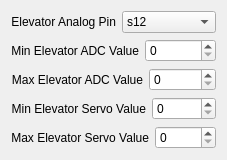
             <widget class="QWidget" name="scrollAreaWidgetContents_10">
              <property name="geometry">
               <rect>
                <x>0</x>
                <y>0</y>
                <width>204</width>
                <height>152</height>
               </rect>
              </property>
              <layout class="QGridLayout" name="gridLayout_17">
               <item row="0" column="0">
                <layout class="QHBoxLayout" name="horizontalLayout_46">
                 <item>
                  <widget class="QLabel" name="label_46">
                   <property name="text">
                    <string>Elevator Analog Pin</string>
                   </property>
                   <property name="alignment">
                    <set>Qt::AlignRight|Qt::AlignTrailing|Qt::AlignVCenter</set>
                   </property>
                  </widget>
                 </item>
                 <item>
                  <widget class="QComboBox" name="ElevatorAnalogPin">
                   <property name="currentIndex">
                    <number>3</number>
                   </property>
                   <item>
                    <property name="text">
                     <string>s1</string>
                    </property>
                   </item>
                   <item>
                    <property name="text">
                     <string>s10</string>
                    </property>
                   </item>
                   <item>
                    <property name="text">
                     <string>s11</string>
                    </property>
                   </item>
                   <item>
                    <property name="text">
                     <string>s12</string>
                    </property>
                   </item>
                   <item>
                    <property name="text">
                     <string>s13</string>
                    </property>
                   </item>
                   <item>
                    <property name="text">
                     <string>s14</string>
                    </property>
                   </item>
                   <item>
                    <property name="text">
                     <string>s15</string>
                    </property>
                   </item>
                  </widget>
                 </item>
                </layout>
               </item>
               <item row="2" column="0">
                <layout class="QHBoxLayout" name="horizontalLayout_48">
                 <item>
                  <widget class="QLabel" name="label_48">
                   <property name="text">
                    <string>Max Elevator ADC Value</string>
                   </property>
                   <property name="alignment">
                    <set>Qt::AlignRight|Qt::AlignTrailing|Qt::AlignVCenter</set>
                   </property>
                  </widget>
                 </item>
                 <item>
                  <widget class="QSpinBox" name="MaxElevatorADCValue">
                   <property name="minimum">
                    <number>0</number>
                   </property>
                   <property name="maximum">
                    <number>65535</number>
                   </property>
                   <property name="value">
                    <number>0</number>
                   </property>
                  </widget>
                 </item>
                </layout>
               </item>
               <item row="1" column="0">
                <layout class="QHBoxLayout" name="horizontalLayout_47">
                 <item>
                  <widget class="QLabel" name="label_47">
                   <property name="text">
                    <string>Min Elevator ADC Value</string>
                   </property>
                   <property name="alignment">
                    <set>Qt::AlignRight|Qt::AlignTrailing|Qt::AlignVCenter</set>
                   </property>
                  </widget>
                 </item>
                 <item>
                  <widget class="QSpinBox" name="MinElevatorADCValue">
                   <property name="maximum">
                    <number>65535</number>
                   </property>
                  </widget>
                 </item>
                </layout>
               </item>
               <item row="4" column="0">
                <layout class="QHBoxLayout" name="horizontalLayout_51">
                 <item>
                  <widget class="QLabel" name="label_51">
                   <property name="text">
                    <string>Max Elevator Servo Value</string>
                   </property>
                   <property name="alignment">
                    <set>Qt::AlignRight|Qt::AlignTrailing|Qt::AlignVCenter</set>
                   </property>
                  </widget>
                 </item>
                 <item>
                  <widget class="QSpinBox" name="MaxElevatorServoValue">
                   <property name="maximum">
                    <number>65535</number>
                   </property>
                  </widget>
                 </item>
                </layout>
               </item>
               <item row="3" column="0">
                <layout class="QHBoxLayout" name="horizontalLayout_50">
                 <item>
                  <widget class="QLabel" name="label_50">
                   <property name="text">
                    <string>Min Elevator Servo Value</string>
                   </property>
                   <property name="alignment">
                    <set>Qt::AlignRight|Qt::AlignTrailing|Qt::AlignVCenter</set>
                   </property>
                  </widget>
                 </item>
                 <item>
                  <widget class="QSpinBox" name="MinElevatorServoValue">
                   <property name="maximum">
                    <number>65535</number>
                   </property>
                  </widget>
                 </item>
                </layout>
               </item>
              </layout>
             </widget>
